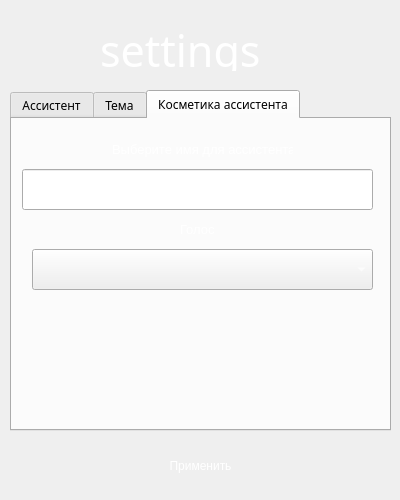
<?xml version="1.0" encoding="UTF-8"?>
<ui version="4.0">
 <class>MainWindow</class>
 <widget class="QMainWindow" name="MainWindow">
  <property name="geometry">
   <rect>
    <x>0</x>
    <y>0</y>
    <width>400</width>
    <height>500</height>
   </rect>
  </property>
  <property name="minimumSize">
   <size>
    <width>400</width>
    <height>500</height>
   </size>
  </property>
  <property name="maximumSize">
   <size>
    <width>400</width>
    <height>500</height>
   </size>
  </property>
  <property name="windowTitle">
   <string>SKILL-SETTINGS</string>
  </property>
  <property name="windowIcon">
   <iconset>
    <normaloff>../texture/icontitle.png</normaloff>../texture/icontitle.png</iconset>
  </property>
  <property name="styleSheet">
   <string notr="true">background-color: 'black';</string>
  </property>
  <widget class="QWidget" name="centralwidget">
   <widget class="QLabel" name="title_text_2">
    <property name="geometry">
     <rect>
      <x>100</x>
      <y>30</y>
      <width>201</width>
      <height>41</height>
     </rect>
    </property>
    <property name="font">
     <font>
      <family>Bulatov SP Demo</family>
      <pointsize>32</pointsize>
      <weight>50</weight>
      <italic>false</italic>
      <bold>false</bold>
      <kerning>true</kerning>
     </font>
    </property>
    <property name="mouseTracking">
     <bool>false</bool>
    </property>
    <property name="tabletTracking">
     <bool>false</bool>
    </property>
    <property name="acceptDrops">
     <bool>false</bool>
    </property>
    <property name="styleSheet">
     <string notr="true">color: rgb(255, 255, 255);</string>
    </property>
    <property name="text">
     <string>settings</string>
    </property>
    <property name="margin">
     <number>0</number>
    </property>
    <property name="openExternalLinks">
     <bool>false</bool>
    </property>
   </widget>
   <widget class="QPushButton" name="pushButton">
    <property name="geometry">
     <rect>
      <x>10</x>
      <y>440</y>
      <width>381</width>
      <height>51</height>
     </rect>
    </property>
    <property name="styleSheet">
     <string notr="true">QPushButton{
	color: rgb(255, 255, 255);
	font: 23pt &quot;Bulatov SP Demo&quot;;
	border: 1px solid 'black';
	border-radius:10px;
}
QPushButton:pressed{
	
	border-color: rgb(255, 255, 255);
}
</string>
    </property>
    <property name="text">
     <string>Применить</string>
    </property>
   </widget>
   <widget class="QTabWidget" name="tabWidget">
    <property name="enabled">
     <bool>true</bool>
    </property>
    <property name="geometry">
     <rect>
      <x>10</x>
      <y>90</y>
      <width>381</width>
      <height>341</height>
     </rect>
    </property>
    <property name="baseSize">
     <size>
      <width>0</width>
      <height>0</height>
     </size>
    </property>
    <property name="font">
     <font>
      <family>Bulatov SP Demo</family>
      <pointsize>9</pointsize>
      <kerning>true</kerning>
     </font>
    </property>
    <property name="focusPolicy">
     <enum>Qt::TabFocus</enum>
    </property>
    <property name="acceptDrops">
     <bool>false</bool>
    </property>
    <property name="toolTipDuration">
     <number>-1</number>
    </property>
    <property name="layoutDirection">
     <enum>Qt::LeftToRight</enum>
    </property>
    <property name="autoFillBackground">
     <bool>false</bool>
    </property>
    <property name="styleSheet">
     <string notr="true"/>
    </property>
    <property name="tabPosition">
     <enum>QTabWidget::North</enum>
    </property>
    <property name="tabShape">
     <enum>QTabWidget::Rounded</enum>
    </property>
    <property name="currentIndex">
     <number>2</number>
    </property>
    <widget class="QWidget" name="tab">
     <attribute name="title">
      <string>Ассистент</string>
     </attribute>
     <widget class="QLabel" name="title_text_4">
      <property name="geometry">
       <rect>
        <x>140</x>
        <y>0</y>
        <width>111</width>
        <height>51</height>
       </rect>
      </property>
      <property name="font">
       <font>
        <family>MS Shell Dlg 2</family>
        <pointsize>10</pointsize>
        <weight>50</weight>
        <italic>false</italic>
        <bold>false</bold>
       </font>
      </property>
      <property name="mouseTracking">
       <bool>false</bool>
      </property>
      <property name="tabletTracking">
       <bool>false</bool>
      </property>
      <property name="acceptDrops">
       <bool>false</bool>
      </property>
      <property name="styleSheet">
       <string notr="true">color: rgb(255, 255, 255);
font: 10pt &quot;MS Shell Dlg 2&quot;;</string>
      </property>
      <property name="text">
       <string>Микрофон</string>
      </property>
      <property name="margin">
       <number>16</number>
      </property>
      <property name="openExternalLinks">
       <bool>false</bool>
      </property>
     </widget>
     <widget class="QComboBox" name="comboBox">
      <property name="geometry">
       <rect>
        <x>20</x>
        <y>40</y>
        <width>341</width>
        <height>41</height>
       </rect>
      </property>
      <property name="cursor">
       <cursorShape>PointingHandCursor</cursorShape>
      </property>
      <property name="styleSheet">
       <string notr="true">color: rgb(255, 255, 255);</string>
      </property>
     </widget>
     <widget class="QLineEdit" name="lineEdit_2">
      <property name="enabled">
       <bool>false</bool>
      </property>
      <property name="geometry">
       <rect>
        <x>20</x>
        <y>120</y>
        <width>291</width>
        <height>41</height>
       </rect>
      </property>
      <property name="font">
       <font>
        <pointsize>15</pointsize>
       </font>
      </property>
      <property name="cursor">
       <cursorShape>ForbiddenCursor</cursorShape>
      </property>
      <property name="styleSheet">
       <string notr="true">color: rgb(255, 255, 255);</string>
      </property>
      <property name="inputMask">
       <string/>
      </property>
      <property name="text">
       <string>C:/VASKILL/models/small_model_ru</string>
      </property>
      <property name="frame">
       <bool>true</bool>
      </property>
      <property name="dragEnabled">
       <bool>false</bool>
      </property>
     </widget>
     <widget class="QLabel" name="title_text_5">
      <property name="geometry">
       <rect>
        <x>80</x>
        <y>90</y>
        <width>200</width>
        <height>21</height>
       </rect>
      </property>
      <property name="font">
       <font>
        <family>MS Shell Dlg 2</family>
        <pointsize>10</pointsize>
        <weight>50</weight>
        <italic>false</italic>
        <bold>false</bold>
       </font>
      </property>
      <property name="mouseTracking">
       <bool>false</bool>
      </property>
      <property name="tabletTracking">
       <bool>false</bool>
      </property>
      <property name="acceptDrops">
       <bool>false</bool>
      </property>
      <property name="styleSheet">
       <string notr="true">color: rgb(255, 255, 255);
font: 10pt &quot;MS Shell Dlg 2&quot;;</string>
      </property>
      <property name="text">
       <string>       Модель</string>
      </property>
      <property name="margin">
       <number>1</number>
      </property>
      <property name="openExternalLinks">
       <bool>false</bool>
      </property>
     </widget>
     <widget class="QPushButton" name="pushButton_2">
      <property name="geometry">
       <rect>
        <x>330</x>
        <y>120</y>
        <width>31</width>
        <height>41</height>
       </rect>
      </property>
      <property name="cursor">
       <cursorShape>PointingHandCursor</cursorShape>
      </property>
      <property name="styleSheet">
       <string notr="true">color: rgb(255, 255, 255);
border-color: rgb(255, 255, 255);
border:4px;</string>
      </property>
      <property name="text">
       <string>...</string>
      </property>
     </widget>
     <widget class="QLabel" name="title_text_6">
      <property name="geometry">
       <rect>
        <x>100</x>
        <y>170</y>
        <width>171</width>
        <height>21</height>
       </rect>
      </property>
      <property name="font">
       <font>
        <family>MS Shell Dlg 2</family>
        <pointsize>10</pointsize>
        <weight>50</weight>
        <italic>false</italic>
        <bold>false</bold>
        <underline>false</underline>
        <strikeout>false</strikeout>
        <kerning>true</kerning>
       </font>
      </property>
      <property name="mouseTracking">
       <bool>true</bool>
      </property>
      <property name="tabletTracking">
       <bool>false</bool>
      </property>
      <property name="acceptDrops">
       <bool>false</bool>
      </property>
      <property name="styleSheet">
       <string notr="true">color: rgb(255, 255, 255);
font: 10pt &quot;MS Shell Dlg 2&quot;;</string>
      </property>
      <property name="text">
       <string>&lt;a href='https://alphacephei.com/vosk/models'&gt;Ссылка на сайт с моделями&lt;/a&gt;</string>
      </property>
      <property name="margin">
       <number>1</number>
      </property>
      <property name="openExternalLinks">
       <bool>true</bool>
      </property>
     </widget>
    </widget>
    <widget class="QWidget" name="tab_2">
     <attribute name="title">
      <string>Тема</string>
     </attribute>
     <widget class="QComboBox" name="comboBox_2">
      <property name="geometry">
       <rect>
        <x>20</x>
        <y>40</y>
        <width>341</width>
        <height>41</height>
       </rect>
      </property>
      <property name="cursor">
       <cursorShape>PointingHandCursor</cursorShape>
      </property>
      <property name="styleSheet">
       <string notr="true">color: rgb(255, 255, 255);</string>
      </property>
      <item>
       <property name="text">
        <string>Dark</string>
       </property>
      </item>
      <item>
       <property name="text">
        <string>Light</string>
       </property>
      </item>
     </widget>
     <widget class="QLabel" name="title_text_7">
      <property name="geometry">
       <rect>
        <x>150</x>
        <y>10</y>
        <width>91</width>
        <height>21</height>
       </rect>
      </property>
      <property name="font">
       <font>
        <family>MS Shell Dlg 2</family>
        <pointsize>10</pointsize>
        <weight>50</weight>
        <italic>false</italic>
        <bold>false</bold>
       </font>
      </property>
      <property name="mouseTracking">
       <bool>false</bool>
      </property>
      <property name="tabletTracking">
       <bool>false</bool>
      </property>
      <property name="acceptDrops">
       <bool>false</bool>
      </property>
      <property name="styleSheet">
       <string notr="true">color: rgb(255, 255, 255);
font: 10pt &quot;MS Shell Dlg 2&quot;;</string>
      </property>
      <property name="text">
       <string>       тема</string>
      </property>
      <property name="margin">
       <number>0</number>
      </property>
      <property name="openExternalLinks">
       <bool>false</bool>
      </property>
     </widget>
    </widget>
    <widget class="QWidget" name="tab_3">
     <attribute name="title">
      <string>Косметика ассистента</string>
     </attribute>
     <widget class="QLabel" name="title_text_8">
      <property name="geometry">
       <rect>
        <x>100</x>
        <y>20</y>
        <width>181</width>
        <height>21</height>
       </rect>
      </property>
      <property name="font">
       <font>
        <family>MS Shell Dlg 2</family>
        <pointsize>10</pointsize>
        <weight>50</weight>
        <italic>false</italic>
        <bold>false</bold>
       </font>
      </property>
      <property name="mouseTracking">
       <bool>false</bool>
      </property>
      <property name="tabletTracking">
       <bool>false</bool>
      </property>
      <property name="acceptDrops">
       <bool>false</bool>
      </property>
      <property name="styleSheet">
       <string notr="true">color: rgb(255, 255, 255);
font: 10pt &quot;MS Shell Dlg 2&quot;;</string>
      </property>
      <property name="text">
       <string>Выберите имя для ассистента</string>
      </property>
      <property name="margin">
       <number>1</number>
      </property>
      <property name="openExternalLinks">
       <bool>false</bool>
      </property>
     </widget>
     <widget class="QLineEdit" name="lineEdit_3">
      <property name="enabled">
       <bool>true</bool>
      </property>
      <property name="geometry">
       <rect>
        <x>10</x>
        <y>50</y>
        <width>351</width>
        <height>41</height>
       </rect>
      </property>
      <property name="font">
       <font>
        <pointsize>15</pointsize>
       </font>
      </property>
      <property name="cursor">
       <cursorShape>IBeamCursor</cursorShape>
      </property>
      <property name="styleSheet">
       <string notr="true">color: rgb(255, 255, 255);</string>
      </property>
      <property name="inputMask">
       <string/>
      </property>
      <property name="text">
       <string>SkillBot</string>
      </property>
      <property name="frame">
       <bool>true</bool>
      </property>
      <property name="dragEnabled">
       <bool>false</bool>
      </property>
     </widget>
     <widget class="QLabel" name="title_text_9">
      <property name="geometry">
       <rect>
        <x>150</x>
        <y>100</y>
        <width>91</width>
        <height>21</height>
       </rect>
      </property>
      <property name="font">
       <font>
        <family>MS Shell Dlg 2</family>
        <pointsize>10</pointsize>
        <weight>50</weight>
        <italic>false</italic>
        <bold>false</bold>
       </font>
      </property>
      <property name="mouseTracking">
       <bool>false</bool>
      </property>
      <property name="tabletTracking">
       <bool>false</bool>
      </property>
      <property name="acceptDrops">
       <bool>false</bool>
      </property>
      <property name="styleSheet">
       <string notr="true">color: rgb(255, 255, 255);
font: 10pt &quot;MS Shell Dlg 2&quot;;</string>
      </property>
      <property name="text">
       <string>     Голос</string>
      </property>
      <property name="margin">
       <number>0</number>
      </property>
      <property name="openExternalLinks">
       <bool>false</bool>
      </property>
     </widget>
     <widget class="QComboBox" name="comboBox_3">
      <property name="geometry">
       <rect>
        <x>20</x>
        <y>130</y>
        <width>341</width>
        <height>41</height>
       </rect>
      </property>
      <property name="cursor">
       <cursorShape>PointingHandCursor</cursorShape>
      </property>
      <property name="styleSheet">
       <string notr="true">color: rgb(255, 255, 255);</string>
      </property>
     </widget>
    </widget>
   </widget>
  </widget>
 </widget>
 <resources/>
 <connections/>
</ui>
